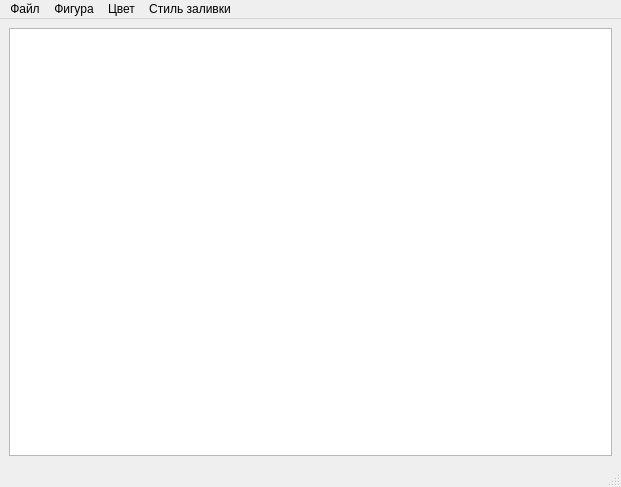
<?xml version="1.0" encoding="UTF-8"?>
<ui version="4.0">
 <class>MainWindow</class>
 <widget class="QMainWindow" name="MainWindow">
  <property name="geometry">
   <rect>
    <x>0</x>
    <y>0</y>
    <width>621</width>
    <height>487</height>
   </rect>
  </property>
  <property name="windowTitle">
   <string>MainWindow</string>
  </property>
  <widget class="QWidget" name="centralwidget">
   <layout class="QVBoxLayout" name="verticalLayout">
    <item>
     <widget class="QGraphicsView" name="canvas"/>
    </item>
   </layout>
  </widget>
  <widget class="QMenuBar" name="menubar">
   <property name="geometry">
    <rect>
     <x>0</x>
     <y>0</y>
     <width>621</width>
     <height>17</height>
    </rect>
   </property>
   <widget class="QMenu" name="fileMenu">
    <property name="title">
     <string>Файл</string>
    </property>
    <addaction name="saveAction"/>
    <addaction name="openAction"/>
   </widget>
   <widget class="QMenu" name="figureMenu">
    <property name="title">
     <string>Фигура</string>
    </property>
    <addaction name="rectangleAction"/>
    <addaction name="ellipseAction"/>
    <addaction name="rhombusAction"/>
   </widget>
   <widget class="QMenu" name="colorMenu">
    <property name="title">
     <string>Цвет</string>
    </property>
    <addaction name="outlineColorAction"/>
    <addaction name="fillingColorAction"/>
   </widget>
   <widget class="QMenu" name="fillingStyleMenu">
    <property name="title">
     <string>Стиль заливки</string>
    </property>
    <addaction name="noFillingAction"/>
    <addaction name="onlyFillingAction"/>
    <addaction name="outlineWithFillingAction"/>
   </widget>
   <addaction name="fileMenu"/>
   <addaction name="figureMenu"/>
   <addaction name="colorMenu"/>
   <addaction name="fillingStyleMenu"/>
  </widget>
  <widget class="QStatusBar" name="statusbar"/>
  <action name="action">
   <property name="text">
    <string>Фигура</string>
   </property>
  </action>
  <action name="saveAction">
   <property name="text">
    <string>Сохранить</string>
   </property>
  </action>
  <action name="openAction">
   <property name="text">
    <string>Открыть</string>
   </property>
  </action>
  <action name="rectangleAction">
   <property name="text">
    <string>Прямоугольник</string>
   </property>
  </action>
  <action name="ellipseAction">
   <property name="text">
    <string>Эллипс</string>
   </property>
  </action>
  <action name="rhombusAction">
   <property name="text">
    <string>Ромб</string>
   </property>
  </action>
  <action name="outlineColorAction">
   <property name="text">
    <string>Цвет контура</string>
   </property>
  </action>
  <action name="fillingColorAction">
   <property name="text">
    <string>Цвет заливки</string>
   </property>
  </action>
  <action name="noFillingAction">
   <property name="text">
    <string>Без заливки</string>
   </property>
  </action>
  <action name="onlyFillingAction">
   <property name="text">
    <string>Только заливка</string>
   </property>
  </action>
  <action name="outlineWithFillingAction">
   <property name="text">
    <string>Контур и заливка</string>
   </property>
  </action>
 </widget>
 <resources/>
 <connections/>
</ui>
